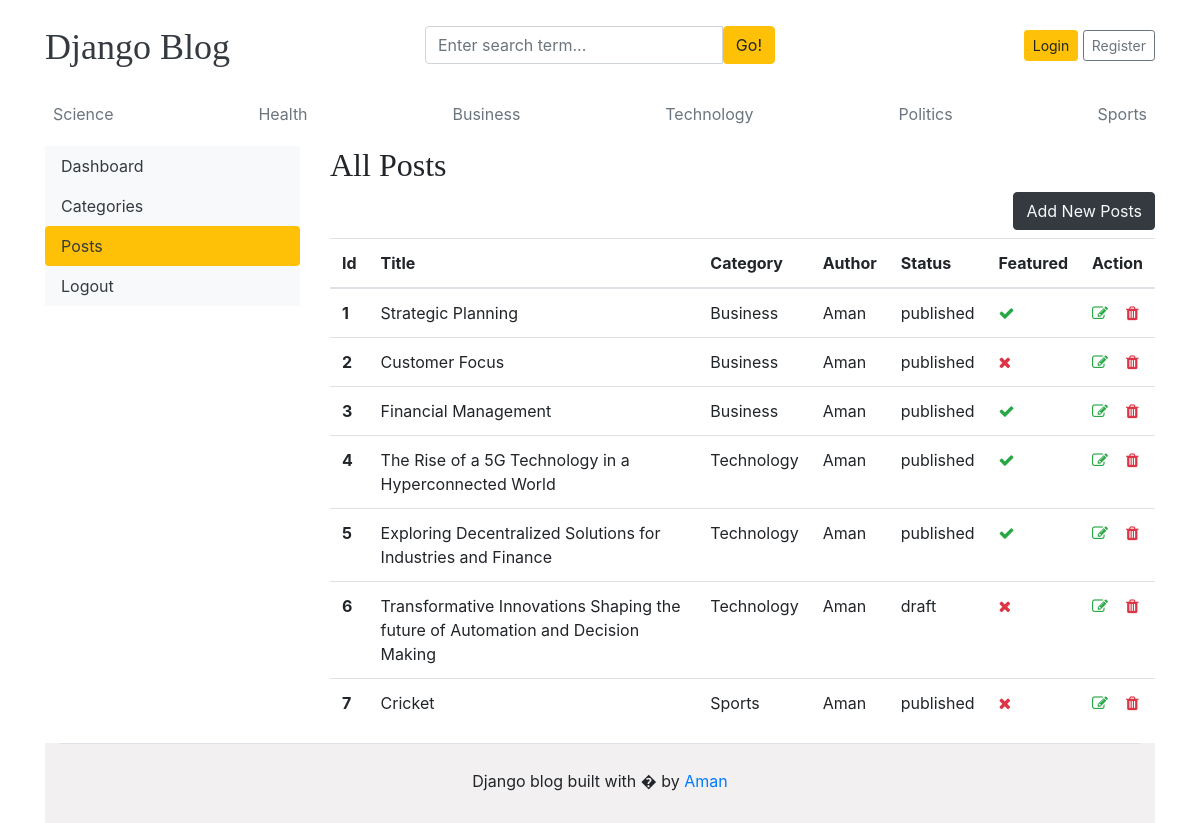
The app's page /dashboard/posts/ with its own data.
### blogs/models.py (models this page shows, shortened)
class Category(models.Model):
    category_name = models.CharField(max_length=50,unique=True)
    created_at = models.DateTimeField(auto_now_add=True)
    updated_at = models.DateTimeField(auto_now=True)
    class Meta:
        verbose_name_plural = 'Categories'
    def __str__(self):
        return self.category_name

class Blogs(models.Model):
    title = models.CharField(max_length=255,unique=True)
    slug = models.SlugField(unique=True,blank=True)
    category = models.ForeignKey(Category,on_delete=models.CASCADE)
    author = models.ForeignKey(User, on_delete=models.CASCADE)
    blog_image = models.ImageField(upload_to='uploads/%y/%m/%d')
    short_description = models.TextField(max_length=1000)
    blog_body = models.TextField(max_length=3000)
    status = models.CharField(max_length=100,choices= STATUS_CHOICE,default='draft')
    is_featured = models.BooleanField(default=False)
    created_at = models.DateTimeField(auto_now_add=True)
    updated_at = models.DateTimeField(auto_now=True)
    class Meta:
        verbose_name_plural = 'Blogs'

### dashboard/views.py (the view)
# urls.py: path('posts/',views.posts,name='posts'),
def posts(request):
    posts = Blogs.objects.all()
    context = {
        'posts': posts
    }
    return render(request,'dashboard/posts.html',context)

### blogs/context_processors.py (called while the page is built)
def get_categories(request):
    categories = Category.objects.all()
    return dict(categories=categories)

### templates/dashboard/posts.html
{% extends '../base/base.html' %}
{% block content %}
<div class="row">
    {% include './leftsidebar.html' %}
    <div class="col-md-9">
      <h2>All Posts</h2>
      <a href="{% url 'add_posts' %}" class="btn btn-dark text-light float-right mb-2">Add New Posts</a>
        <table class="table">
            <thead>
              <tr>
                <th>Id</th>
                <th>Title</th>
                <th>Category</th>
                <th>Author</th>
                <th>Status</th>
                <th>Featured</th>
                <th>Action</th>
              </tr>
            </thead>
            <tbody>
                {% for post in posts %}
              <tr>
                <th>{{ forloop.counter }}</th>
                <td>{{ post.title }}</td>
                <td>{{ post.category }}</td>
                <td>{{ post.author }}</td>
                <td>{{ post.status }}</td>
                <td>{% if post.is_featured %} <i class="fa fa-check text-success"> {% else %} <i class="fa fa-times text-danger"> {% endif %}</td>
                <td>
                    <a href="{% url 'edit_posts' post.id %}"><i class="fa fa-edit text-success"></i></a> &nbsp;&nbsp;
                    <a href="{% url 'delete_posts' post.id %}"><i class="fa fa-trash text-danger"></i></a>
                </td>
              </tr>
                {% endfor %}
            </tbody>
          </table>
    </div>
</div>
{% endblock %}

### templates/base/header.html (shortened to what this page needs)
{% load static %}
<!DOCTYPE html>
<html lang="en">
<head>
    <link href="https://getbootstrap.com/docs/4.0/dist/css/bootstrap.min.css" rel="stylesheet">
    <link href="{% static 'css/blog.css' %}" rel="stylesheet">
    <link rel="stylesheet" href="https://cdnjs.cloudflare.com/ajax/libs/font-awesome/4.7.0/css/font-awesome.min.css">
  </head>
<body>
    <div class="container">
      <header class="blog-header py-3">
        <div class="row flex-nowrap justify-content-between align-items-center">
          <div class="col-4 pt-1">
            <a class="blog-header-logo text-dark" href="/">Django Blog</a>
          </div>
          <div class="col-4">
            <form action="{% url 'search' %}" method="GET">
              <div class="input-group">
                <input class="form-control" name="keyword" type="text" placeholder="Enter search term..." aria-label="Enter search term..." aria-describedby="button-search" />
                <button type="submit" class="btn btn-warning" id="button-search" type="button">Go!</button>
            </div>
            </form>
          </div>
          <div class="col-4 d-flex justify-content-end align-items-center">
            {% if not user.is_authenticated %}
            <a class="btn btn-sm btn-warning" href="{% url 'login' %}">Login</a> &nbsp;
            <a class="btn btn-sm btn-outline-secondary" href="{% url 'register' %}">Register</a>
            {% else %}
            <span><a href="{% url 'dashboard' %}" class="btn btn-warning">Dashboard</a></span> &nbsp;
            <a class="btn btn-sm btn-danger" href="{% url 'logout' %}">Logout</a> &nbsp;
            {% endif %}
          </div>
        </div>
      </header>
      <div class="nav-scroller py-1 mb-2">
        <nav class="nav d-flex justify-content-between">
          {% for cat in categories %}
          <a class="p-2 text-muted" href="{% url 'posts_by_category' cat.id %}">{{ cat.category_name }}</a>
          {% endfor %}
        </nav>
      </div>

### static/css/blog.css (style rules this page uses)
.blog-header-logo { font-family: "Playfair Display", Georgia, "Times New Roman", serif; font-size: 2.25rem; }
h1, h2, h3, h4, h5, h6 { font-family: "Playfair Display", Georgia, "Times New Roman", serif; }

### records on screen
Category: category_name "Science"
Category: category_name "Health"
Category: category_name "Business"
Category: category_name "Technology"
Category: category_name "Politics"
Category: category_name "Sports"
Blogs: title "Strategic Planning", category "Business", author "Aman", status "published", is_featured True (drawn)
Blogs: title "Customer Focus", category "Business", author "Aman", status "published", is_featured False (drawn)
Blogs: title "Financial Management", category "Business", author "Aman", status "published", is_featured True (drawn)
Blogs: title "The Rise of a 5G Technology in a Hyperconnected World", category "Technology", author "Aman", status "published", is_featured True (drawn)
Blogs: title "Exploring Decentralized Solutions for Industries and Finance", category "Technology", author "Aman", status "published", is_featured True (drawn)
Blogs: title "Transformative Innovations Shaping the future of Automation and Decision Making", category "Technology", author "Aman", status "draft", is_featured False (drawn)
Blogs: title "Cricket", category "Sports", author "Aman", status "published", is_featured False (drawn)
